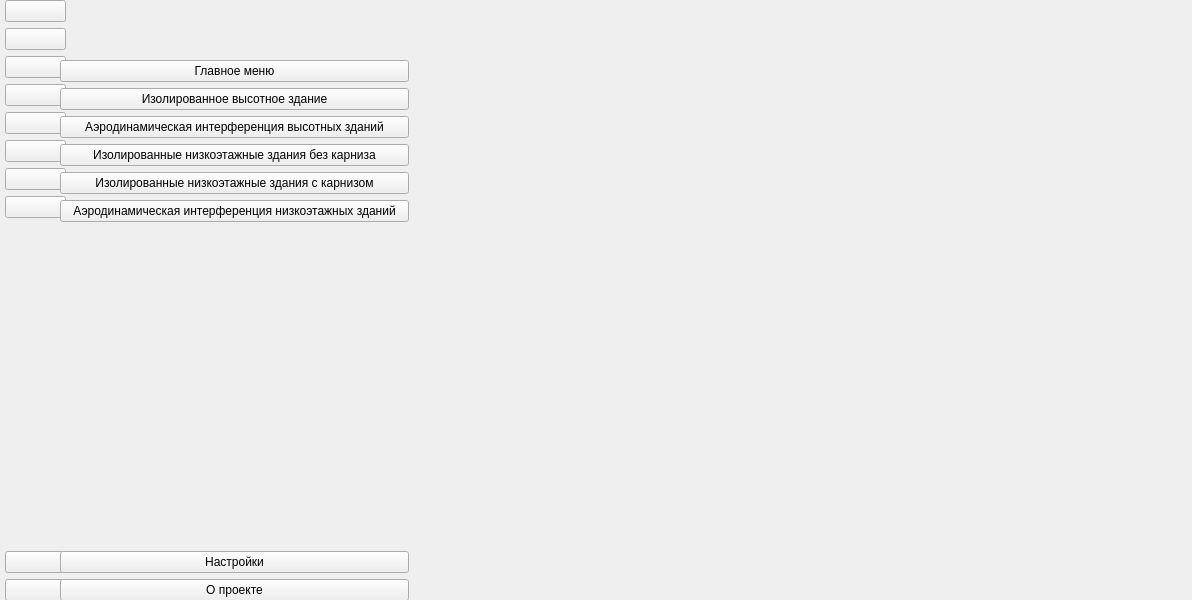
<?xml version="1.0" encoding="UTF-8"?>
<ui version="4.0">
 <class>MainWindow</class>
 <widget class="QMainWindow" name="MainWindow">
  <property name="geometry">
   <rect>
    <x>0</x>
    <y>0</y>
    <width>1192</width>
    <height>600</height>
   </rect>
  </property>
  <property name="windowTitle">
   <string>WindSpectrum</string>
  </property>
  <widget class="QWidget" name="centralwidget">
   <widget class="QWidget" name="widget" native="true">
    <property name="geometry">
     <rect>
      <x>5</x>
      <y>0</y>
      <width>61</width>
      <height>601</height>
     </rect>
    </property>
    <layout class="QVBoxLayout" name="verticalLayout_3">
     <item>
      <layout class="QVBoxLayout" name="verticalLayout">
       <item>
        <widget class="PushButton" name="pushButton_21">
         <property name="text">
          <string/>
         </property>
         <property name="checkable">
          <bool>true</bool>
         </property>
        </widget>
       </item>
       <item>
        <widget class="PushButton" name="pushButton_22">
         <property name="text">
          <string/>
         </property>
         <property name="checkable">
          <bool>true</bool>
         </property>
        </widget>
       </item>
       <item>
        <widget class="PushButton" name="pushButton_23">
         <property name="text">
          <string/>
         </property>
         <property name="checkable">
          <bool>true</bool>
         </property>
         <property name="autoExclusive">
          <bool>true</bool>
         </property>
        </widget>
       </item>
       <item>
        <widget class="PushButton" name="pushButton_24">
         <property name="text">
          <string/>
         </property>
         <property name="checkable">
          <bool>true</bool>
         </property>
         <property name="autoExclusive">
          <bool>true</bool>
         </property>
        </widget>
       </item>
       <item>
        <widget class="PushButton" name="pushButton_25">
         <property name="text">
          <string/>
         </property>
         <property name="checkable">
          <bool>true</bool>
         </property>
         <property name="autoExclusive">
          <bool>true</bool>
         </property>
        </widget>
       </item>
       <item>
        <widget class="PushButton" name="pushButton_26">
         <property name="text">
          <string/>
         </property>
         <property name="checkable">
          <bool>true</bool>
         </property>
         <property name="autoExclusive">
          <bool>true</bool>
         </property>
        </widget>
       </item>
       <item>
        <widget class="PushButton" name="pushButton_27">
         <property name="text">
          <string/>
         </property>
         <property name="checkable">
          <bool>true</bool>
         </property>
         <property name="autoExclusive">
          <bool>true</bool>
         </property>
        </widget>
       </item>
       <item>
        <widget class="PushButton" name="pushButton_28">
         <property name="text">
          <string/>
         </property>
         <property name="checkable">
          <bool>true</bool>
         </property>
         <property name="autoExclusive">
          <bool>true</bool>
         </property>
        </widget>
       </item>
      </layout>
     </item>
     <item>
      <spacer name="verticalSpacer">
       <property name="orientation">
        <enum>Qt::Orientation::Vertical</enum>
       </property>
       <property name="sizeHint" stdset="0">
        <size>
         <width>20</width>
         <height>278</height>
        </size>
       </property>
      </spacer>
     </item>
     <item>
      <widget class="PushButton" name="pushButton_29">
       <property name="text">
        <string/>
       </property>
       <property name="checkable">
        <bool>true</bool>
       </property>
       <property name="autoExclusive">
        <bool>true</bool>
       </property>
      </widget>
     </item>
     <item>
      <widget class="PushButton" name="pushButton_30">
       <property name="text">
        <string/>
       </property>
       <property name="checkable">
        <bool>true</bool>
       </property>
       <property name="autoExclusive">
        <bool>true</bool>
       </property>
      </widget>
     </item>
    </layout>
   </widget>
   <widget class="QWidget" name="widget_2" native="true">
    <property name="geometry">
     <rect>
      <x>60</x>
      <y>60</y>
      <width>349</width>
      <height>541</height>
     </rect>
    </property>
    <layout class="QVBoxLayout" name="verticalLayout_4">
     <item>
      <layout class="QVBoxLayout" name="verticalLayout_2">
       <item>
        <widget class="PushButton" name="pushButton_38">
         <property name="text">
          <string>Главное меню</string>
         </property>
         <property name="checkable">
          <bool>true</bool>
         </property>
         <property name="autoExclusive">
          <bool>true</bool>
         </property>
        </widget>
       </item>
       <item>
        <widget class="PushButton" name="pushButton_37">
         <property name="text">
          <string>Изолированное высотное здание</string>
         </property>
         <property name="checkable">
          <bool>true</bool>
         </property>
         <property name="autoExclusive">
          <bool>true</bool>
         </property>
        </widget>
       </item>
       <item>
        <widget class="PushButton" name="pushButton_32">
         <property name="text">
          <string>Аэродинамическая интерференция высотных зданий</string>
         </property>
         <property name="checkable">
          <bool>true</bool>
         </property>
         <property name="autoExclusive">
          <bool>true</bool>
         </property>
        </widget>
       </item>
       <item>
        <widget class="PushButton" name="pushButton_35">
         <property name="text">
          <string>Изолированные низкоэтажные здания без карниза</string>
         </property>
         <property name="checkable">
          <bool>true</bool>
         </property>
         <property name="autoExclusive">
          <bool>true</bool>
         </property>
        </widget>
       </item>
       <item>
        <widget class="PushButton" name="pushButton_36">
         <property name="text">
          <string>Изолированные низкоэтажные здания с карнизом</string>
         </property>
         <property name="checkable">
          <bool>true</bool>
         </property>
         <property name="autoExclusive">
          <bool>true</bool>
         </property>
        </widget>
       </item>
       <item>
        <widget class="PushButton" name="pushButton_33">
         <property name="text">
          <string>Аэродинамическая интерференция низкоэтажных зданий</string>
         </property>
         <property name="checkable">
          <bool>true</bool>
         </property>
         <property name="autoExclusive">
          <bool>true</bool>
         </property>
        </widget>
       </item>
      </layout>
     </item>
     <item>
      <spacer name="verticalSpacer_2">
       <property name="orientation">
        <enum>Qt::Orientation::Vertical</enum>
       </property>
       <property name="sizeHint" stdset="0">
        <size>
         <width>20</width>
         <height>278</height>
        </size>
       </property>
      </spacer>
     </item>
     <item>
      <widget class="PushButton" name="pushButton_34">
       <property name="text">
        <string>Настройки</string>
       </property>
       <property name="checkable">
        <bool>true</bool>
       </property>
       <property name="autoExclusive">
        <bool>true</bool>
       </property>
      </widget>
     </item>
     <item>
      <widget class="PushButton" name="pushButton_31">
       <property name="text">
        <string>О проекте</string>
       </property>
       <property name="checkable">
        <bool>true</bool>
       </property>
       <property name="autoExclusive">
        <bool>true</bool>
       </property>
      </widget>
     </item>
    </layout>
   </widget>
   <widget class="QWidget" name="widget_3" native="true">
    <property name="geometry">
     <rect>
      <x>420</x>
      <y>0</y>
      <width>771</width>
      <height>601</height>
     </rect>
    </property>
    <widget class="QStackedWidget" name="stackedWidget">
     <property name="geometry">
      <rect>
       <x>20</x>
       <y>20</y>
       <width>691</width>
       <height>511</height>
      </rect>
     </property>
     <widget class="QWidget" name="page"/>
     <widget class="QWidget" name="page_2"/>
    </widget>
   </widget>
  </widget>
 </widget>
 <customwidgets>
  <customwidget>
   <class>PushButton</class>
   <extends>QPushButton</extends>
   <header>qfluentwidgets</header>
  </customwidget>
 </customwidgets>
 <resources/>
 <connections>
  <connection>
   <sender>pushButton_22</sender>
   <signal>toggled(bool)</signal>
   <receiver>widget_2</receiver>
   <slot>setHidden(bool)</slot>
   <hints>
    <hint type="sourcelabel">
     <x>40</x>
     <y>57</y>
    </hint>
    <hint type="destinationlabel">
     <x>146</x>
     <y>387</y>
    </hint>
   </hints>
  </connection>
 </connections>
</ui>
